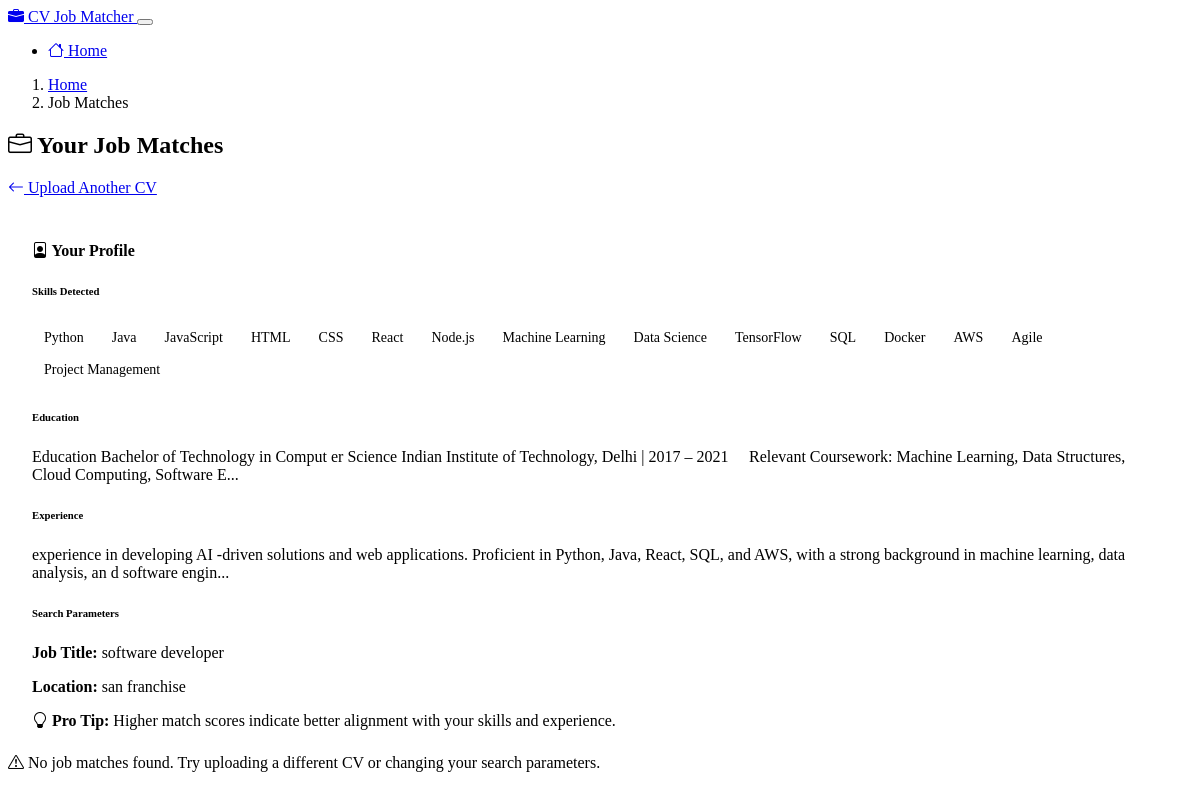
Screenshot of /results/2 with the database file from the repository.
### models.py (models this page shows, shortened)
class Resume(db.Model):
    id = db.Column(db.Integer, primary_key=True)
    filename = db.Column(db.String(255), nullable=False)
    original_filename = db.Column(db.String(255), nullable=False)
    upload_date = db.Column(db.DateTime, default=datetime.utcnow)
    raw_text = db.Column(db.Text)
    skills = db.Column(db.Text)
    education = db.Column(db.Text)
    experience = db.Column(db.Text)
    job_title = db.Column(db.String(255))
    location = db.Column(db.String(255))
    def skills_list(self):
        if self.skills:
            return [skill.strip() for skill in self.skills.split(',')]
        return []

### routes.py (the view)
@app.route('/results/<int:resume_id>')
def results(resume_id):
    resume = Resume.query.get_or_404(resume_id)
    job_matches = JobMatch.query.filter_by(resume_id=resume_id).order_by(JobMatch.score.desc()).all()
    return render_template(
        'results.html',
        resume=resume,
        job_matches=job_matches,
        skills=resume.skills_list()
    )

### templates/results.html
{% extends "layout.html" %}
{% block content %}
<div class="row mt-4">
    <div class="col-md-12 mb-4">
        <nav aria-label="breadcrumb">
            <ol class="breadcrumb">
                <li class="breadcrumb-item"><a href="{{ url_for('index') }}">Home</a></li>
                <li class="breadcrumb-item active" aria-current="page">Job Matches</li>
            </ol>
        </nav>
        <div class="d-flex justify-content-between align-items-center">
            <h2><i class="bi bi-briefcase"></i> Your Job Matches</h2>
            <a href="{{ url_for('index') }}" class="btn btn-outline-secondary">
                <i class="bi bi-arrow-left"></i> Upload Another CV
            </a>
        </div>
    </div>
</div>
<div class="row">
    <div class="col-md-4 mb-4">
        <div class="resume-summary shadow-sm sticky-top" style="top: 20px;">
            <h4><i class="bi bi-file-person"></i> Your Profile</h4>
            <div class="mb-3">
                <h6>Skills Detected</h6>
                <div>
                    {% if skills %}
                        {% for skill in skills %}
                            <span class="skill-tag">{{ skill }}</span>
                        {% endfor %}
                    {% else %}
                        <p class="text-muted">No specific skills detected</p>
                    {% endif %}
                </div>
            </div>
            {% if resume.education %}
            <div class="mb-3">
                <h6>Education</h6>
                <p class="text-break" style="max-height: 150px; overflow-y: auto;">
                    {{ resume.education[:200] }}{% if resume.education|length > 200 %}...{% endif %}
                </p>
            </div>
            {% endif %}
            {% if resume.experience %}
            <div class="mb-3">
                <h6>Experience</h6>
                <p class="text-break" style="max-height: 150px; overflow-y: auto;">
                    {{ resume.experience[:200] }}{% if resume.experience|length > 200 %}...{% endif %}
                </p>
            </div>
            {% endif %}
            <div class="mt-3">
                <h6>Search Parameters</h6>
                <p class="mb-1">
                    <strong>Job Title:</strong>
                    {% if resume.job_title %}{{ resume.job_title }}{% else %}<span class="text-muted">Auto-detected</span>{% endif %}
                </p>
                <p class="mb-0">
                    <strong>Location:</strong>
                    {% if resume.location %}{{ resume.location }}{% else %}<span class="text-muted">Any</span>{% endif %}
                </p>
            </div>
            <div class="alert alert-info mt-3 mb-0">
                <i class="bi bi-lightbulb"></i> <strong>Pro Tip:</strong>
                Higher match scores indicate better alignment with your skills and experience.
            </div>
        </div>
    </div>
    <div class="col-md-8">
        {% if job_matches %}
            <div class="mb-3">
                <p class="text-muted">Found {{ job_matches|length }} job matches based on your CV</p>
            </div>
            {% for job in job_matches %}
                {% set match_class = 'match-poor' %}
                {% if job.score >= 80 %}
                    {% set match_class = 'match-high' %}
                {% elif job.score >= 60 %}
                    {% set match_class = 'match-medium' %}
                {% elif job.score >= 40 %}
                    {% set match_class = 'match-low' %}
                {% endif %}
                <div class="card mb-4 shadow-sm job-card {{ match_class }}">
                    <div class="card-header bg-dark d-flex justify-content-between align-items-center">
                        <h5 class="mb-0">{{ job.job_title }}</h5>
                        <div class="match-score" data-score="{{ job.score }}">
                            <div class="d-flex align-items-center">
                                <span class="score-value me-2">{{ job.score }}%</span>
                                <div class="progress flex-grow-1" style="height: 10px;">
                                    <div class="progress-bar" role="progressbar" style="width: 0%;"
                                         aria-valuenow="0" aria-valuemin="0" aria-valuemax="100"></div>
                                </div>
                            </div>
                        </div>
                    </div>
                    <div class="card-body">
                        <div class="mb-3">
                            <h6>{{ job.company }}</h6>
                            <p class="mb-1">
                                <i class="bi bi-geo-alt"></i> {{ job.location or 'Location not specified' }}
                            </p>
                        </div>
                        <a class="job-description-toggle" data-job-id="{{ job.id }}">
                            <i class="bi bi-chevron-down"></i> Show Description
                        </a>
                        <div id="job-description-{{ job.id }}" class="mt-3 d-none">
                            <p class="text-break">{{ job.description or 'No description available' }}</p>
                        </div>
                    </div>
                    <div class="card-footer bg-dark">
                        {% if job.url %}
                            <a href="{{ job.url }}" target="_blank" class="btn btn-primary">
                                <i class="bi bi-box-arrow-up-right"></i> Apply Now
                            </a>
                        {% else %}
                            <button class="btn btn-secondary" disabled>
                                <i class="bi bi-exclamation-circle"></i> No Application Link
                            </button>
                        {% endif %}
                    </div>
                </div>
            {% endfor %}
        {% else %}
            <div class="alert alert-warning">
                <i class="bi bi-exclamation-triangle"></i> No job matches found. Try uploading a different CV or changing your search parameters.
            </div>
        {% endif %}
    </div>
</div>
{% endblock %}

### static/css/custom.css (style rules this page uses)
.skill-tag { display: inline-block; padding: 0.25rem 0.5rem; margin: 0.25rem; border-radius: 16px; background-color: var(--bs-dark); color: var(--bs-light); font-size: 0.875rem; }
.resume-summary { background-color: rgba(var(--bs-dark-rgb), 0.05); border-radius: 5px; padding: 1.5rem; }

### rows the page displays
Resume: education "Education Bachelor of Technology in Comput er Science Indian Institute of Technology, Delhi | 2017 – 2021  Relevant Coursework: Machine Learning, Data Structures, Cloud Computing, Software E", experience "experience in developing AI -driven solutions and web applications. Proficient in Python, Java, React, SQL, and AWS, with a strong background in machine learning, data analysis, an d software engin", job_title "software developer", location "san franchise"

### other values shown
{{ skill }} "Python" "Java" "JavaScript" "HTML" "CSS" "React" "Node.js" "Machine Learning" "Data Science" "TensorFlow" "SQL" "Docker" "AWS" "Agile" "Project Management"
